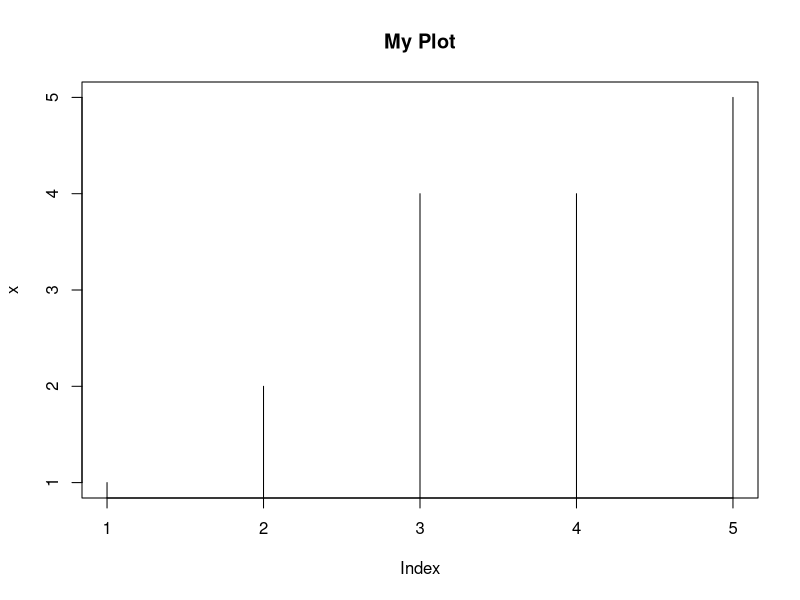
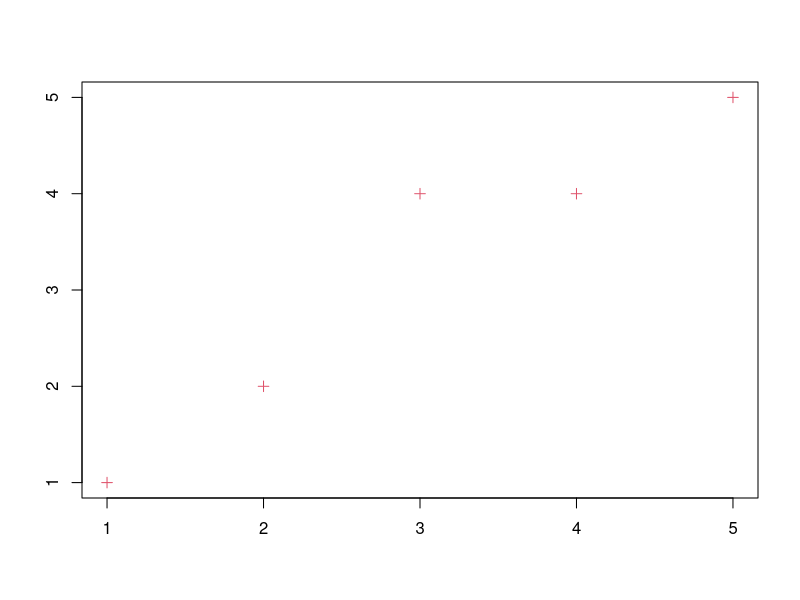

These charts were generated, in order, by the following R code:
## 8장 연습문제(2)

## 1
x <- c(1, 2, 4, 4, 5)

## 2
plot(x, main="My Plot", type="h")

## 3
plot(x, pch=3, col=2, ann=F)
